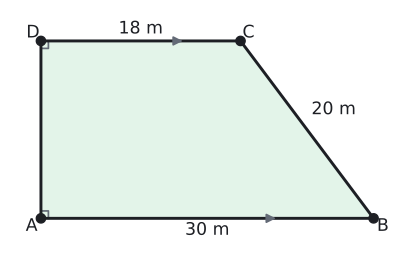

The Python source for this figure:
# Alıştırma 8: dik yamuk bahçe, |AB| = 30, |DC| = 18, |BC| = 20, [AD] ⊥ [AB] → h = √(20² − 12²) = 16, alan 384.
import sys; sys.path.insert(0, "tools")
from cizim import *

S = 1.0  # ölçek: yazı ve işaret boşlukları bu birimle çarpılır
P = lambda x, y: np.array([float(x), float(y)])
uz = lambda U, V: round(float(np.linalg.norm(U - V)), 4)
def alan(*K):
    x = [k[0] for k in K]; y = [k[1] for k in K]
    return round(abs(sum(x[i] * y[i - 1] - x[i - 1] * y[i] for i in range(len(K)))) / 2, 4)
def kesis(p, u, q, v):
    t = np.linalg.solve(np.array([u, -v]).T, q - p); return p + t[0] * u
def paralel_isareti(U, V, renk=SOLUK, k=0.18, f=0.5):
    M = U + f * (V - U); t = (V - U) / np.linalg.norm(V - U)
    ax.annotate("", xy=M + k * S * t, xytext=M - k * S * t, arrowprops=dict(arrowstyle="-|>", color=renk, lw=1.4, mutation_scale=14))
def cetik(U, V, n=1, renk=SOLUK, L=0.16):
    M = (U + V) / 2; t = (V - U) / np.linalg.norm(V - U); m = np.array([-t[1], t[0]])
    for i in range(n):
        c = M + (i - (n - 1) / 2) * 0.13 * S * t
        ax.plot(*zip(c - L * S * m, c + L * S * m), color=renk, lw=1.5)
def olcu(U, V, metin, d=0.3, renk=YAZI, fs=13):
    """[UV] parçasının ortasına, U->V yönünün soluna d kadar uzağa yazı (d < 0: sağına)."""
    M = (U + V) / 2; t = (V - U) / np.linalg.norm(V - U); m = np.array([-t[1], t[0]])
    ax.text(*(M + d * S * m), metin, ha="center", va="center", color=renk, fontsize=fs)
def dik_isareti(K, U, V, r=0.28):
    a_ = (U - K) / np.linalg.norm(U - K) * r * S; b_ = (V - K) / np.linalg.norm(V - K) * r * S
    ax.plot(*zip(K + a_, K + a_ + b_, K + b_), color=SOLUK, lw=1.3)
def boya(*K, renk=MAVI_ACIK):
    ax.add_patch(patches.Polygon(np.array(K), closed=True, facecolor=renk, edgecolor="none", zorder=0))
def ortasi(*K):
    return sum(K) / len(K)
def ad(K, metin, dx, dy, renk=YAZI):
    ax.text(K[0] + dx * S, K[1] + dy * S, metin, ha="center", va="center", color=renk, fontsize=13)
def yamuk(A, B, C, D, fa=0.5, fd=0.5):
    ax.plot(*zip(A, B, C, D, A), color=YAZI, zorder=3)
    paralel_isareti(A, B, f=fa); paralel_isareti(D, C, f=fd)
    for Q in (A, B, C, D): nokta(ax, *Q, "")
def cerceve(xmin, xmax, ymin, ymax, en=6.0):
    fig, ax = sekil(en, en * (ymax - ymin) / (xmax - xmin))
    ax.set_aspect("equal"); ax.axis("off")
    ax.set_xlim(xmin, xmax); ax.set_ylim(ymin, ymax)
    return fig, ax

A, B, C, D = P(0, 0), P(30, 0), P(18, 16), P(0, 16)
print("BC", uz(B, C), "AD", uz(A, D), "ABCD", alan(A, B, C, D))
S = 2.4
fig, ax = cerceve(-3.0, 33.0, -2.6, 19.0, en=5.4)
boya(A, B, C, D, renk=YESIL_ACIK)
yamuk(A, B, C, D, fa=0.7, fd=0.7)
dik_isareti(A, B, D); dik_isareti(D, A, C)
ad(A, "A", -0.35, -0.3); ad(B, "B", 0.35, -0.3); ad(C, "C", 0.3, 0.3); ad(D, "D", -0.3, 0.3)
olcu(A, B, "30 m", d=-0.45); olcu(D, C, "18 m", d=0.45); olcu(B, C, "20 m", d=-1.25)
kaydet(fig, __file__)
